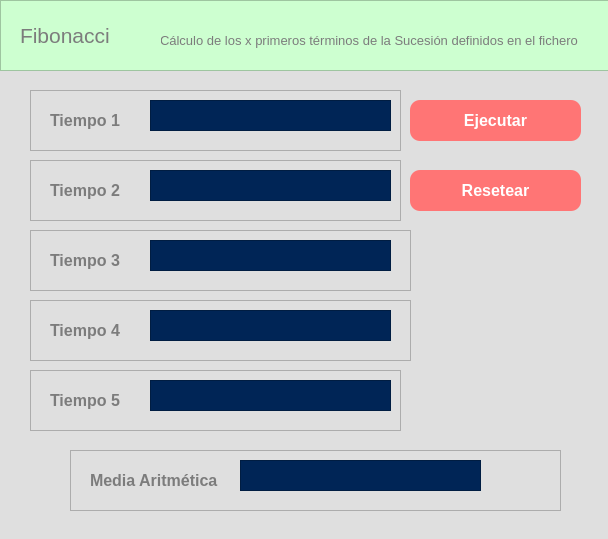
<?xml version="1.0" encoding="UTF-8"?>
<ui version="4.0">
 <class>Fibonacci</class>
 <widget class="QDialog" name="Fibonacci">
  <property name="geometry">
   <rect>
    <x>0</x>
    <y>0</y>
    <width>608</width>
    <height>539</height>
   </rect>
  </property>
  <property name="windowTitle">
   <string>Cálculo de Fibonacci</string>
  </property>
  <property name="styleSheet">
   <string notr="true">background-color: rgb(223, 223, 223);
</string>
  </property>
  <widget class="QPushButton" name="Reset">
   <property name="geometry">
    <rect>
     <x>410</x>
     <y>170</y>
     <width>171</width>
     <height>41</height>
    </rect>
   </property>
   <property name="font">
    <font>
     <family>Arial</family>
     <pointsize>12</pointsize>
     <weight>75</weight>
     <bold>true</bold>
    </font>
   </property>
   <property name="styleSheet">
    <string notr="true">background-color: rgb(255, 117, 117);
color: rgb(255, 255, 255);
border: none;
border-radius: 10px;</string>
   </property>
   <property name="text">
    <string>Resetear</string>
   </property>
  </widget>
  <widget class="QFrame" name="Tiempo5Panel">
   <property name="geometry">
    <rect>
     <x>30</x>
     <y>370</y>
     <width>371</width>
     <height>61</height>
    </rect>
   </property>
   <property name="styleSheet">
    <string notr="true"/>
   </property>
   <property name="frameShape">
    <enum>QFrame::StyledPanel</enum>
   </property>
   <property name="frameShadow">
    <enum>QFrame::Raised</enum>
   </property>
   <widget class="QLabel" name="Tiempo5">
    <property name="geometry">
     <rect>
      <x>20</x>
      <y>20</y>
      <width>91</width>
      <height>21</height>
     </rect>
    </property>
    <property name="font">
     <font>
      <family>Arial</family>
      <pointsize>12</pointsize>
      <weight>75</weight>
      <bold>true</bold>
     </font>
    </property>
    <property name="styleSheet">
     <string notr="true">color: rgb(124, 124, 124);</string>
    </property>
    <property name="text">
     <string>Tiempo 5</string>
    </property>
   </widget>
   <widget class="QTextEdit" name="T5TextField">
    <property name="enabled">
     <bool>false</bool>
    </property>
    <property name="geometry">
     <rect>
      <x>120</x>
      <y>10</y>
      <width>241</width>
      <height>31</height>
     </rect>
    </property>
    <property name="font">
     <font>
      <family>Arial</family>
      <pointsize>12</pointsize>
      <weight>50</weight>
      <bold>false</bold>
     </font>
    </property>
    <property name="styleSheet">
     <string notr="true">background-color: rgb(0, 37, 86);
color: rgb(255, 255, 255);</string>
    </property>
    <property name="html">
     <string>&lt;!DOCTYPE HTML PUBLIC &quot;-//W3C//DTD HTML 4.0//EN&quot; &quot;http://www.w3.org/TR/REC-html40/strict.dtd&quot;&gt;
&lt;html&gt;&lt;head&gt;&lt;meta name=&quot;qrichtext&quot; content=&quot;1&quot; /&gt;&lt;style type=&quot;text/css&quot;&gt;
p, li { white-space: pre-wrap; }
&lt;/style&gt;&lt;/head&gt;&lt;body style=&quot; font-family:'Arial'; font-size:12pt; font-weight:400; font-style:normal;&quot;&gt;
&lt;p style=&quot;-qt-paragraph-type:empty; margin-top:0px; margin-bottom:0px; margin-left:0px; margin-right:0px; -qt-block-indent:0; text-indent:0px; font-family:'MS Shell Dlg 2'; font-size:8.25pt;&quot;&gt;&lt;br /&gt;&lt;/p&gt;&lt;/body&gt;&lt;/html&gt;</string>
    </property>
   </widget>
  </widget>
  <widget class="QFrame" name="Encabezado">
   <property name="geometry">
    <rect>
     <x>0</x>
     <y>0</y>
     <width>611</width>
     <height>71</height>
    </rect>
   </property>
   <property name="styleSheet">
    <string notr="true">background-color: rgb(205, 255, 208);
</string>
   </property>
   <property name="frameShape">
    <enum>QFrame::StyledPanel</enum>
   </property>
   <property name="frameShadow">
    <enum>QFrame::Raised</enum>
   </property>
   <widget class="QLabel" name="Subtitulo">
    <property name="geometry">
     <rect>
      <x>160</x>
      <y>30</y>
      <width>441</width>
      <height>21</height>
     </rect>
    </property>
    <property name="font">
     <font>
      <family>Arial</family>
      <pointsize>10</pointsize>
     </font>
    </property>
    <property name="styleSheet">
     <string notr="true">color: rgb(124, 124, 124);</string>
    </property>
    <property name="text">
     <string>Cálculo de los x primeros términos de la Sucesión definidos en el fichero</string>
    </property>
   </widget>
   <widget class="QLabel" name="Titulo">
    <property name="geometry">
     <rect>
      <x>20</x>
      <y>20</y>
      <width>141</width>
      <height>31</height>
     </rect>
    </property>
    <property name="font">
     <font>
      <family>Arial</family>
      <pointsize>16</pointsize>
      <weight>50</weight>
      <bold>false</bold>
     </font>
    </property>
    <property name="styleSheet">
     <string notr="true">color: rgb(124, 124, 124);</string>
    </property>
    <property name="text">
     <string>Fibonacci</string>
    </property>
   </widget>
  </widget>
  <widget class="QFrame" name="Tiempo3Panel">
   <property name="geometry">
    <rect>
     <x>30</x>
     <y>230</y>
     <width>381</width>
     <height>61</height>
    </rect>
   </property>
   <property name="styleSheet">
    <string notr="true"/>
   </property>
   <property name="frameShape">
    <enum>QFrame::StyledPanel</enum>
   </property>
   <property name="frameShadow">
    <enum>QFrame::Raised</enum>
   </property>
   <widget class="QLabel" name="Tiempo3">
    <property name="geometry">
     <rect>
      <x>20</x>
      <y>20</y>
      <width>91</width>
      <height>21</height>
     </rect>
    </property>
    <property name="font">
     <font>
      <family>Arial</family>
      <pointsize>12</pointsize>
      <weight>75</weight>
      <bold>true</bold>
     </font>
    </property>
    <property name="styleSheet">
     <string notr="true">color: rgb(124, 124, 124);</string>
    </property>
    <property name="text">
     <string>Tiempo 3</string>
    </property>
   </widget>
   <widget class="QTextEdit" name="T3TextField">
    <property name="enabled">
     <bool>false</bool>
    </property>
    <property name="geometry">
     <rect>
      <x>120</x>
      <y>10</y>
      <width>241</width>
      <height>31</height>
     </rect>
    </property>
    <property name="font">
     <font>
      <family>Arial</family>
      <pointsize>12</pointsize>
      <weight>50</weight>
      <bold>false</bold>
     </font>
    </property>
    <property name="styleSheet">
     <string notr="true">background-color: rgb(0, 37, 86);
color: rgb(255, 255, 255);</string>
    </property>
    <property name="html">
     <string>&lt;!DOCTYPE HTML PUBLIC &quot;-//W3C//DTD HTML 4.0//EN&quot; &quot;http://www.w3.org/TR/REC-html40/strict.dtd&quot;&gt;
&lt;html&gt;&lt;head&gt;&lt;meta name=&quot;qrichtext&quot; content=&quot;1&quot; /&gt;&lt;style type=&quot;text/css&quot;&gt;
p, li { white-space: pre-wrap; }
&lt;/style&gt;&lt;/head&gt;&lt;body style=&quot; font-family:'Arial'; font-size:12pt; font-weight:400; font-style:normal;&quot;&gt;
&lt;p style=&quot;-qt-paragraph-type:empty; margin-top:0px; margin-bottom:0px; margin-left:0px; margin-right:0px; -qt-block-indent:0; text-indent:0px; font-family:'MS Shell Dlg 2'; font-size:8.25pt;&quot;&gt;&lt;br /&gt;&lt;/p&gt;&lt;/body&gt;&lt;/html&gt;</string>
    </property>
   </widget>
  </widget>
  <widget class="QFrame" name="Tiempo1Panel">
   <property name="geometry">
    <rect>
     <x>30</x>
     <y>90</y>
     <width>371</width>
     <height>61</height>
    </rect>
   </property>
   <property name="styleSheet">
    <string notr="true"/>
   </property>
   <property name="frameShape">
    <enum>QFrame::StyledPanel</enum>
   </property>
   <property name="frameShadow">
    <enum>QFrame::Raised</enum>
   </property>
   <widget class="QLabel" name="Tiempo1">
    <property name="geometry">
     <rect>
      <x>20</x>
      <y>20</y>
      <width>91</width>
      <height>21</height>
     </rect>
    </property>
    <property name="font">
     <font>
      <family>Arial</family>
      <pointsize>12</pointsize>
      <weight>75</weight>
      <bold>true</bold>
     </font>
    </property>
    <property name="styleSheet">
     <string notr="true">color: rgb(124, 124, 124);</string>
    </property>
    <property name="text">
     <string>Tiempo 1</string>
    </property>
   </widget>
   <widget class="QTextEdit" name="T1TextField">
    <property name="enabled">
     <bool>false</bool>
    </property>
    <property name="geometry">
     <rect>
      <x>120</x>
      <y>10</y>
      <width>241</width>
      <height>31</height>
     </rect>
    </property>
    <property name="font">
     <font>
      <family>Arial</family>
      <pointsize>12</pointsize>
      <weight>50</weight>
      <italic>false</italic>
      <bold>false</bold>
     </font>
    </property>
    <property name="styleSheet">
     <string notr="true">background-color: rgb(0, 37, 86);
font: 12pt &quot;Arial&quot;;
color: rgb(255, 255, 255);
</string>
    </property>
    <property name="html">
     <string>&lt;!DOCTYPE HTML PUBLIC &quot;-//W3C//DTD HTML 4.0//EN&quot; &quot;http://www.w3.org/TR/REC-html40/strict.dtd&quot;&gt;
&lt;html&gt;&lt;head&gt;&lt;meta name=&quot;qrichtext&quot; content=&quot;1&quot; /&gt;&lt;style type=&quot;text/css&quot;&gt;
p, li { white-space: pre-wrap; }
&lt;/style&gt;&lt;/head&gt;&lt;body style=&quot; font-family:'Arial'; font-size:12pt; font-weight:400; font-style:normal;&quot;&gt;
&lt;p align=&quot;center&quot; style=&quot;-qt-paragraph-type:empty; margin-top:0px; margin-bottom:0px; margin-left:0px; margin-right:0px; -qt-block-indent:0; text-indent:0px;&quot;&gt;&lt;br /&gt;&lt;/p&gt;&lt;/body&gt;&lt;/html&gt;</string>
    </property>
   </widget>
  </widget>
  <widget class="QFrame" name="MediaAritmetica">
   <property name="geometry">
    <rect>
     <x>70</x>
     <y>450</y>
     <width>491</width>
     <height>61</height>
    </rect>
   </property>
   <property name="styleSheet">
    <string notr="true"/>
   </property>
   <property name="frameShape">
    <enum>QFrame::StyledPanel</enum>
   </property>
   <property name="frameShadow">
    <enum>QFrame::Raised</enum>
   </property>
   <widget class="QLabel" name="Media">
    <property name="geometry">
     <rect>
      <x>20</x>
      <y>20</y>
      <width>131</width>
      <height>21</height>
     </rect>
    </property>
    <property name="font">
     <font>
      <family>Arial</family>
      <pointsize>12</pointsize>
      <weight>75</weight>
      <bold>true</bold>
     </font>
    </property>
    <property name="styleSheet">
     <string notr="true">color: rgb(124, 124, 124);</string>
    </property>
    <property name="text">
     <string>Media Aritmética</string>
    </property>
   </widget>
   <widget class="QTextEdit" name="TMediaTextField">
    <property name="enabled">
     <bool>false</bool>
    </property>
    <property name="geometry">
     <rect>
      <x>170</x>
      <y>10</y>
      <width>241</width>
      <height>31</height>
     </rect>
    </property>
    <property name="font">
     <font>
      <family>Arial</family>
      <pointsize>12</pointsize>
      <weight>50</weight>
      <bold>false</bold>
     </font>
    </property>
    <property name="styleSheet">
     <string notr="true">background-color: rgb(0, 37, 86);
color: rgb(255, 255, 255);</string>
    </property>
    <property name="html">
     <string>&lt;!DOCTYPE HTML PUBLIC &quot;-//W3C//DTD HTML 4.0//EN&quot; &quot;http://www.w3.org/TR/REC-html40/strict.dtd&quot;&gt;
&lt;html&gt;&lt;head&gt;&lt;meta name=&quot;qrichtext&quot; content=&quot;1&quot; /&gt;&lt;style type=&quot;text/css&quot;&gt;
p, li { white-space: pre-wrap; }
&lt;/style&gt;&lt;/head&gt;&lt;body style=&quot; font-family:'Arial'; font-size:12pt; font-weight:400; font-style:normal;&quot;&gt;
&lt;p style=&quot;-qt-paragraph-type:empty; margin-top:0px; margin-bottom:0px; margin-left:0px; margin-right:0px; -qt-block-indent:0; text-indent:0px; font-family:'MS Shell Dlg 2'; font-size:8.25pt;&quot;&gt;&lt;br /&gt;&lt;/p&gt;&lt;/body&gt;&lt;/html&gt;</string>
    </property>
   </widget>
  </widget>
  <widget class="QFrame" name="Tiempo4Panel">
   <property name="geometry">
    <rect>
     <x>30</x>
     <y>300</y>
     <width>381</width>
     <height>61</height>
    </rect>
   </property>
   <property name="styleSheet">
    <string notr="true"/>
   </property>
   <property name="frameShape">
    <enum>QFrame::StyledPanel</enum>
   </property>
   <property name="frameShadow">
    <enum>QFrame::Raised</enum>
   </property>
   <widget class="QLabel" name="Tiempo4">
    <property name="geometry">
     <rect>
      <x>20</x>
      <y>20</y>
      <width>91</width>
      <height>21</height>
     </rect>
    </property>
    <property name="font">
     <font>
      <family>Arial</family>
      <pointsize>12</pointsize>
      <weight>75</weight>
      <bold>true</bold>
     </font>
    </property>
    <property name="styleSheet">
     <string notr="true">color: rgb(124, 124, 124);</string>
    </property>
    <property name="text">
     <string>Tiempo 4</string>
    </property>
   </widget>
   <widget class="QTextEdit" name="T4TextField">
    <property name="enabled">
     <bool>false</bool>
    </property>
    <property name="geometry">
     <rect>
      <x>120</x>
      <y>10</y>
      <width>241</width>
      <height>31</height>
     </rect>
    </property>
    <property name="font">
     <font>
      <family>Arial</family>
      <pointsize>12</pointsize>
      <weight>50</weight>
      <bold>false</bold>
     </font>
    </property>
    <property name="styleSheet">
     <string notr="true">background-color: rgb(0, 37, 86);
color: rgb(255, 255, 255);</string>
    </property>
    <property name="html">
     <string>&lt;!DOCTYPE HTML PUBLIC &quot;-//W3C//DTD HTML 4.0//EN&quot; &quot;http://www.w3.org/TR/REC-html40/strict.dtd&quot;&gt;
&lt;html&gt;&lt;head&gt;&lt;meta name=&quot;qrichtext&quot; content=&quot;1&quot; /&gt;&lt;style type=&quot;text/css&quot;&gt;
p, li { white-space: pre-wrap; }
&lt;/style&gt;&lt;/head&gt;&lt;body style=&quot; font-family:'Arial'; font-size:12pt; font-weight:400; font-style:normal;&quot;&gt;
&lt;p style=&quot;-qt-paragraph-type:empty; margin-top:0px; margin-bottom:0px; margin-left:0px; margin-right:0px; -qt-block-indent:0; text-indent:0px; font-family:'MS Shell Dlg 2'; font-size:8.25pt;&quot;&gt;&lt;br /&gt;&lt;/p&gt;&lt;/body&gt;&lt;/html&gt;</string>
    </property>
   </widget>
  </widget>
  <widget class="QFrame" name="Tiempo2Panel">
   <property name="geometry">
    <rect>
     <x>30</x>
     <y>160</y>
     <width>371</width>
     <height>61</height>
    </rect>
   </property>
   <property name="styleSheet">
    <string notr="true"/>
   </property>
   <property name="frameShape">
    <enum>QFrame::StyledPanel</enum>
   </property>
   <property name="frameShadow">
    <enum>QFrame::Raised</enum>
   </property>
   <widget class="QLabel" name="Tiempo2">
    <property name="geometry">
     <rect>
      <x>20</x>
      <y>20</y>
      <width>91</width>
      <height>21</height>
     </rect>
    </property>
    <property name="font">
     <font>
      <family>Arial</family>
      <pointsize>12</pointsize>
      <weight>75</weight>
      <bold>true</bold>
     </font>
    </property>
    <property name="styleSheet">
     <string notr="true">color: rgb(124, 124, 124);</string>
    </property>
    <property name="text">
     <string>Tiempo 2</string>
    </property>
   </widget>
   <widget class="QTextEdit" name="T2TextField">
    <property name="enabled">
     <bool>false</bool>
    </property>
    <property name="geometry">
     <rect>
      <x>120</x>
      <y>10</y>
      <width>241</width>
      <height>31</height>
     </rect>
    </property>
    <property name="font">
     <font>
      <family>Arial</family>
      <pointsize>12</pointsize>
      <weight>50</weight>
      <bold>false</bold>
     </font>
    </property>
    <property name="styleSheet">
     <string notr="true">background-color: rgb(0, 37, 86);
color: rgb(255, 255, 255);</string>
    </property>
    <property name="html">
     <string>&lt;!DOCTYPE HTML PUBLIC &quot;-//W3C//DTD HTML 4.0//EN&quot; &quot;http://www.w3.org/TR/REC-html40/strict.dtd&quot;&gt;
&lt;html&gt;&lt;head&gt;&lt;meta name=&quot;qrichtext&quot; content=&quot;1&quot; /&gt;&lt;style type=&quot;text/css&quot;&gt;
p, li { white-space: pre-wrap; }
&lt;/style&gt;&lt;/head&gt;&lt;body style=&quot; font-family:'Arial'; font-size:12pt; font-weight:400; font-style:normal;&quot;&gt;
&lt;p align=&quot;center&quot; style=&quot;-qt-paragraph-type:empty; margin-top:0px; margin-bottom:0px; margin-left:0px; margin-right:0px; -qt-block-indent:0; text-indent:0px; font-family:'MS Shell Dlg 2'; font-size:8.25pt;&quot;&gt;&lt;br /&gt;&lt;/p&gt;&lt;/body&gt;&lt;/html&gt;</string>
    </property>
   </widget>
  </widget>
  <widget class="QPushButton" name="Ejecutar">
   <property name="geometry">
    <rect>
     <x>410</x>
     <y>100</y>
     <width>171</width>
     <height>41</height>
    </rect>
   </property>
   <property name="font">
    <font>
     <family>Arial</family>
     <pointsize>12</pointsize>
     <weight>75</weight>
     <bold>true</bold>
    </font>
   </property>
   <property name="styleSheet">
    <string notr="true">background-color: rgb(255, 117, 117);
color: rgb(255, 255, 255);
border: none;
border-radius: 10px;</string>
   </property>
   <property name="text">
    <string>Ejecutar</string>
   </property>
  </widget>
 </widget>
 <resources/>
 <connections/>
</ui>
